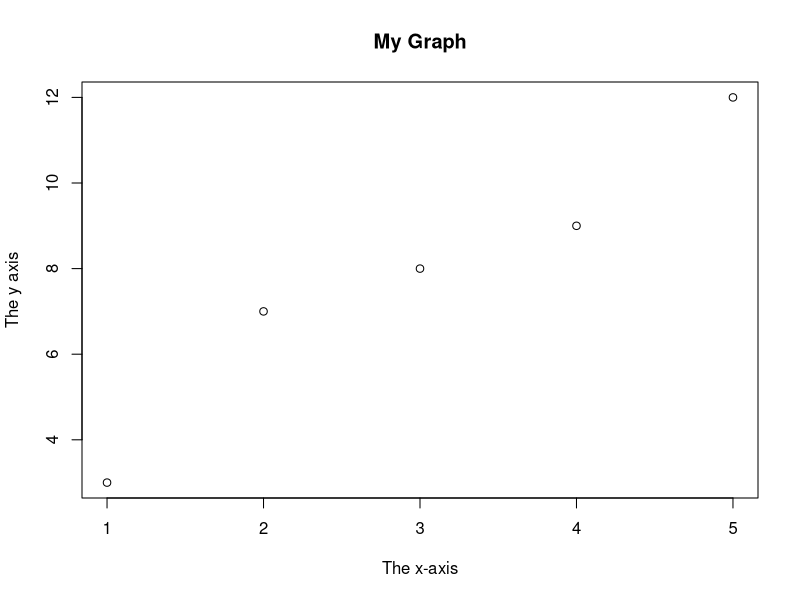
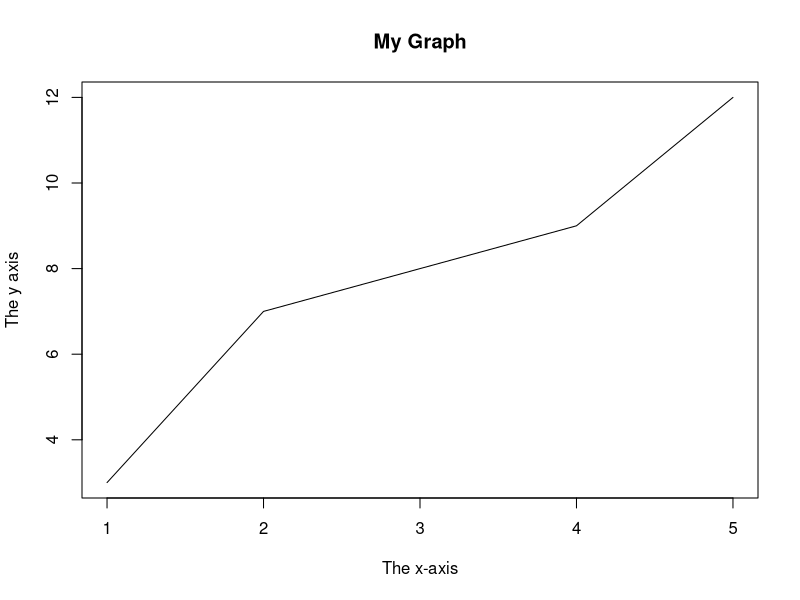
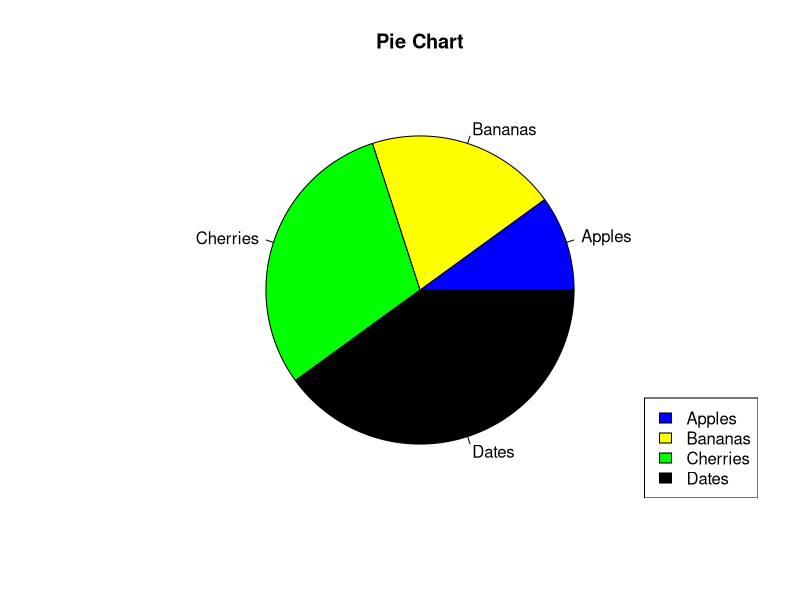
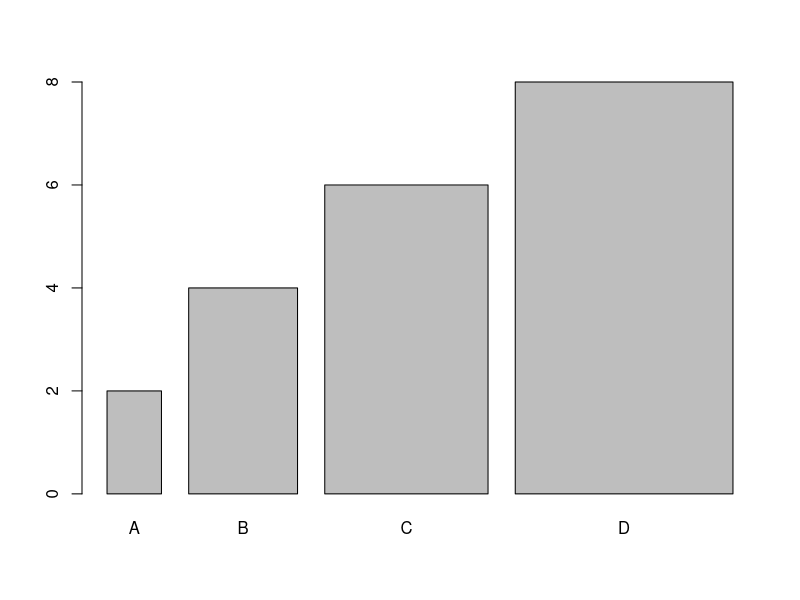

Source code (R) for these figures, in order:
## ---- chunk 1
x<-10.5
class(x)
## ---- chunk 2
x<-10.5
print(x)
## ---- chunk 3
y<-"CSPT"
print(y)
## ---- chunk 4
z<-10.5
class(z)
z<-as.integer(z)
class(z)
print(z)
## ---- chunk 5
x=max(5, 20, 35)
print(x)
x=min(15,20,25)
print(x)
x=sqrt(16)
print(x)
x=abs(-4.7)
print(x)
x=ceiling(1.4)
print(x)
x=floor(1.4)
print(x)
## ---- chunk 6
a <- 200
b <- 33
if (b > a) {
print("b is greater than a")
} else if (a == b) {
print("a and b are equal")
} else {
print("a is greater than b")
}
## ---- chunk 7
i <- 1
while (i < 6) {
print(i)
i <- i + 1
}
## ---- chunk 8
fruits<-c("banana","apple","orange")
fruits
## ---- chunk 9
numbers<-1:10
numbers
## ---- chunk 10
thislist<-list("apple","banana","cherry")
thislist
thislist[3]<-"candy"
thislist
## ---- chunk 11
thismatrix<-matrix(c(1,2,3,4,5,6),nrow=3,ncol=2)
print(thismatrix)
thismatrix[1,2]
## ---- chunk 12
thisarray<-c(1:24)
thisarray
multiarray<-array(thisarray,dim=c(4,3,2))
multiarray[2,3,2] 
multiarray
## ---- chunk 13
Data_Frame <- data.frame (
  Training = c("Strength", "Stamina", "Other"),
  Pulse = c(100, 150, 120),
  Duration = c(60, 30, 45)
)

Data_Frame[1]
Data_Frame[["Training"]]
Data_Frame$Training
Data_Frame[2]
Data_Frame[["Pulse"]]
Data_Frame[3]
Data_Frame[["Duration"]]
## ---- chunk 14
music_genre <- factor(c("Jazz", "Rock", "Classic", "Classic", "Pop", "Jazz", "Rock", "Jazz"))
music_genre
## ---- chunk 15
for (x in 1:10) {
  print(x)
}
## ---- chunk 16
fruits <- list("apple", "banana", "cherry")
for (x in fruits) {
  if (x == "banana") {
    next                                                      
  }
  print(x)
}
## ---- chunk 17
x <- c(1, 2, 3, 4, 5)
y <- c(3, 7, 8, 9, 12)
plot(x, y, main="My Graph", xlab="The x-axis", ylab="The y axis")
## ---- chunk 18
x <- c(1, 2, 3, 4, 5)
y <- c(3, 7, 8, 9, 12)
plot(x, y, type="l", main="My Graph", xlab="The x-axis", ylab="The y axis")
## ---- chunk 19
x <- c(10,20,30,40)
mylabel <- c("Apples", "Bananas", "Cherries", "Dates")
colors <- c("blue", "yellow", "green", "black")
pie(x, label = mylabel, main = "Pie Chart", col = colors)
legend("bottomright", mylabel, fill = colors)
## ---- chunk 20
x <- c("A", "B", "C", "D")
y <- c(2, 4, 6, 8)
barplot(y, names.arg = x, width = c(1,2,3,4))
